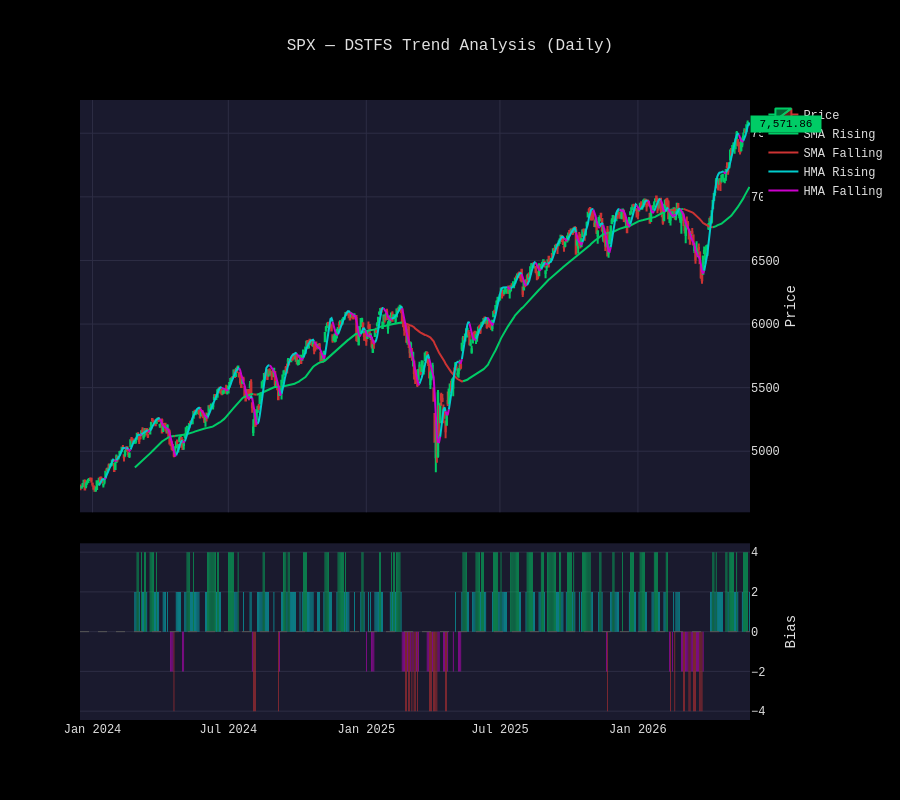

Here is the notebook cell this chart was saved with:
### Markdown cell above
## 3. DSTFS Candlestick Chart

Two-panel Bloomberg-themed chart:
- **Top**: Candlestick with color-segmented SMA (green/red) and HMA (teal/fuchsia)
- **Bottom**: Bias histogram colored by signal strength

### Code cell
from options_analyzer.visualization.indicator_charts import plot_dstfs_candlestick

fig = plot_dstfs_candlestick(
    result,
    opens=candles.opens,
    highs=candles.highs,
    lows=candles.lows,
    timestamps=candles.timestamps,
    title=f"{UNDERLYING} — DSTFS Trend Analysis (Daily)",
)
fig.update_layout(height=800)
fig.show()

### Figure 1 — Plotly figure (JSON) as saved in the notebook; plotly's stock layout.template omitted (floating-point values rounded to 4 significant figures; data arrays with more than 128 entries replaced by an {"elided": "..."} marker saying what was removed)
{"data": [{"close": {"elided": "616 float values"}, "decreasing": {"line": {"color": "#cc3333"}}, "high": {"elided": "616 float values"}, "increasing": {"line": {"color": "#00cc66"}}, "low": {"elided": "616 float values"}, "name": "Price", "open": {"elided": "616 float values"}, "type": "candlestick", "x": {"elided": "616 str values"}, "xaxis": "x", "yaxis": "y"}, {"connectgaps": false, "line": {"color": "#00cc66", "width": 2}, "mode": "lines", "name": "SMA Rising", "type": "scatter", "x": {"elided": "616 str values"}, "xaxis": "x", "y": {"elided": "616 float values"}, "yaxis": "y"}, {"connectgaps": false, "line": {"color": "#cc3333", "width": 2}, "mode": "lines", "name": "SMA Falling", "type": "scatter", "x": {"elided": "616 str values"}, "xaxis": "x", "y": {"elided": "616 float values"}, "yaxis": "y"}, {"connectgaps": false, "line": {"color": "#00cccc", "width": 2}, "mode": "lines", "name": "HMA Rising", "type": "scatter", "x": {"elided": "616 str values"}, "xaxis": "x", "y": {"elided": "616 float values"}, "yaxis": "y"}, {"connectgaps": false, "line": {"color": "#cc00cc", "width": 2}, "mode": "lines", "name": "HMA Falling", "type": "scatter", "x": {"elided": "616 str values"}, "xaxis": "x", "y": {"elided": "616 float values"}, "yaxis": "y"}, {"marker": {"color": {"elided": "616 str values"}, "opacity": {"elided": "616 int values"}}, "name": "Bias", "showlegend": false, "type": "bar", "x": {"elided": "616 str values"}, "xaxis": "x2", "y": {"elided": "616 float values"}, "yaxis": "y2"}], "layout": {"annotations": [{"bgcolor": "#00cc66", "borderpad": 2, "font": {"color": "#000000", "size": 11}, "showarrow": false, "text": " 7,571.86 ", "x": 1, "xanchor": "left", "xref": "paper", "y": 7572.0, "yref": "y"}], "bargap": 0.5, "height": 800, "shapes": [{"line": {"color": "#555555", "dash": "dash", "width": 1}, "type": "line", "x0": 0, "x1": 1, "xref": "paper", "y0": 0, "y1": 0, "yref": "y2"}], "showlegend": true, "title": {"text": "SPX — DSTFS Trend Analysis (Daily)"}, "xaxis": {"anchor": "y", "domain": [0, 1], "matches": "x2", "rangebreaks": [{"bounds": ["sat", "mon"]}, {"values": ["2023-12-25", "2024-01-01", "2024-01-15", "2024-02-19", "2024-03-29", "2024-05-27", "2024-06-19", "2024-07-04", "2024-09-02", "2024-11-28", "2024-12-25", "2025-01-01", "2025-01-09", "2025-01-20", "2025-02-17", "2025-04-18", "2025-05-26", "2025-06-19", "2025-07-04", "2025-09-01", "2025-11-27", "2025-12-25", "2026-01-01", "2026-01-19", "2026-02-16", "2026-04-03", "2026-05-25"]}], "rangeslider": {"visible": false}, "showticklabels": false}, "xaxis2": {"anchor": "y2", "domain": [0, 1], "rangebreaks": [{"bounds": ["sat", "mon"]}, {"values": ["2023-12-25", "2024-01-01", "2024-01-15", "2024-02-19", "2024-03-29", "2024-05-27", "2024-06-19", "2024-07-04", "2024-09-02", "2024-11-28", "2024-12-25", "2025-01-01", "2025-01-09", "2025-01-20", "2025-02-17", "2025-04-18", "2025-05-26", "2025-06-19", "2025-07-04", "2025-09-01", "2025-11-27", "2025-12-25", "2026-01-01", "2026-01-19", "2026-02-16", "2026-04-03", "2026-05-25"]}]}, "yaxis": {"anchor": "x", "domain": [0.335, 1.0], "side": "right", "title": {"text": "Price"}}, "yaxis2": {"anchor": "x2", "domain": [0, 0.285], "side": "right", "title": {"text": "Bias"}, "zeroline": false}}}
